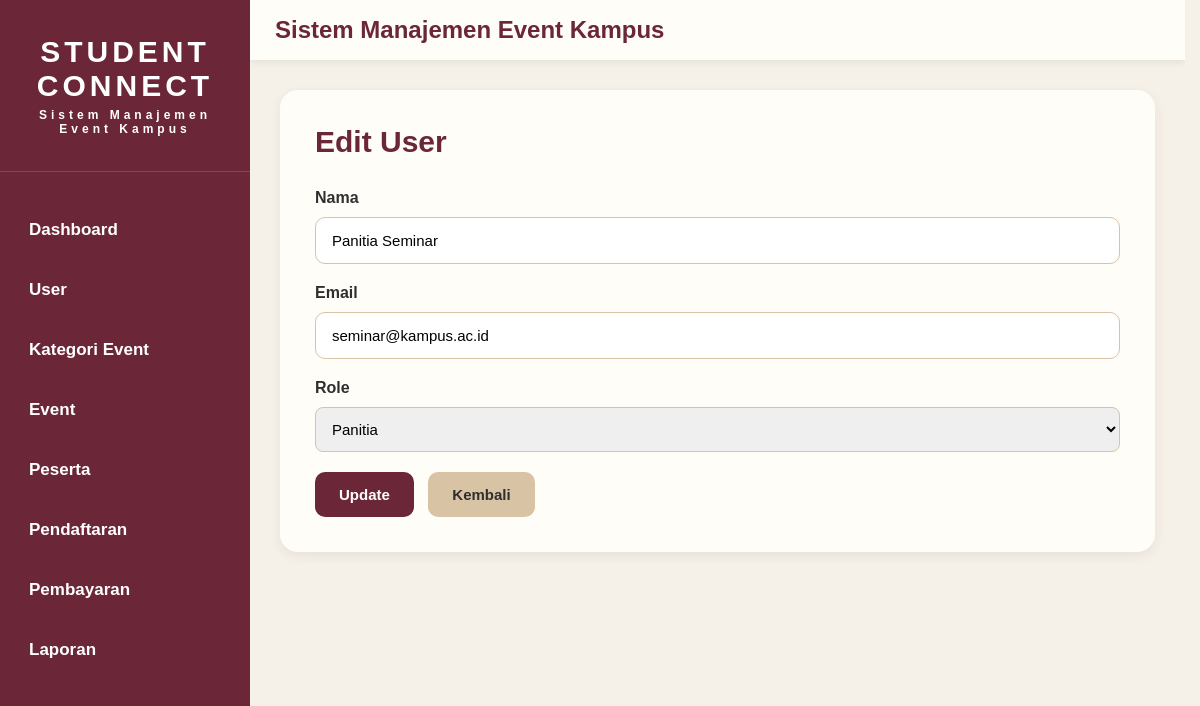
Screenshot of /user/edit.php?id=2 with the database file from the repository.
### tables this page shows
CREATE TABLE `users` (
  `id_user` int(11) NOT NULL,
  `nama` varchar(100) NOT NULL,
  `email` varchar(100) NOT NULL,
  `password` varchar(255) NOT NULL,
  `role` enum('admin','panitia') NOT NULL,
  `created_at` datetime DEFAULT current_timestamp()
);

### user/edit.php (the view, shortened to what this page needs)
<?php
include '../config/koneksi.php';
$id = (int) $_GET['id'];
$data = mysqli_fetch_assoc(
    mysqli_query(
        $conn,
        "SELECT * FROM users
        WHERE id_user='$id'"
    )
);
?>
<!DOCTYPE html>
<html lang="id">
<head>
    <link rel="stylesheet" href="../assets/style.css">
</head>
<body>
<div class="wrapper">
    <?php include '../layout/sidebar.php'; ?>
    <div class="main-content">
        <?php include '../layout/header.php'; ?>
        <div class="content">
            <div class="form-container">
                <h2>Edit User</h2>
                <form method="POST">
                    <div class="form-group">
                        <label>Nama</label>
                        <input
                            type="text"
                            name="nama"
                            value="<?= $data['nama']; ?>"
                            required>
                    </div>
                    <div class="form-group">
                        <label>Email</label>
                        <input
                            type="email"
                            name="email"
                            value="<?= $data['email']; ?>"
                            required>
                    </div>
                    <div class="form-group">
                        <label>Role</label>
                        <select name="role">
                            <option value="panitia"
                            <?= $data['role']=='panitia' ? 'selected' : ''; ?>>
                                Panitia
                            </option>
                        </select>
                    </div>
                    <button type="submit" name="update">
                        Update
                    </button>
                    <a href="index.php" class="btn-kembali">
                        Kembali
                    </a>
                </form>
            </div>
        </div>
    </div>
</div>
</body>
</html>

### assets/style.css (style rules this page uses)
html { scrollbar-gutter: stable; }
* { margin:0; padding:0; box-sizing:border-box; font-family:'Poppins',sans-serif; }
html, body { width:100%; min-height:100%; }
body { background:#F5F1E8; color:#2F2F2F; overflow-x:hidden; }
.wrapper { display:flex; width:100%; min-height:100vh; }
.main-content { flex:1; min-width:0; display:flex; flex-direction:column; }
.content { flex:1; width:100%; padding:30px; }
.form-container { width:100%; max-width:1000px; margin:auto; background:#FFFDF8; padding:35px; border-radius:18px; box-shadow:0 4px 12px rgba(107,39,55,.08); }
.form-container h2 { color:#6B2737; margin-bottom:30px; font-size:30px; font-weight:700; }
.form-group { margin-bottom:20px; }
.form-group label { display:block; margin-bottom:10px; font-weight:600; font-size:16px; }
input, textarea, select { width:100%; padding:14px 16px; border:1px solid #D8C3A5; border-radius:10px; outline:none; font-size:15px; }
button { background:#6B2737; color:white; border:none; padding:14px 24px; border-radius:10px; cursor:pointer; font-size:15px; font-weight:600; }
.btn-kembali { display:inline-block; margin-left:10px; padding:14px 24px; text-decoration:none; background:#D8C3A5; color:#2F2F2F; border-radius:10px; font-size:15px; font-weight:600; }
select { width:100%; padding:12px; border:1px solid #D8C3A5; border-radius:8px; outline:none; }

### rows the page displays
users: nama "Panitia Seminar", email "seminar@kampus.ac.id", role "Panitia"
